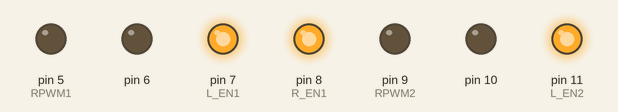
Bench run of a sketch on a simulated Arduino Uno, built with avr-gcc and run on an emulated ATmega328P. On the bench: output pins drawn as LEDs (lit = HIGH).

Above: at 0.1 s.
At 6.47 s:
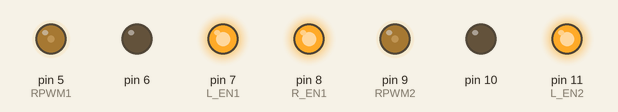
At 19.97 s:
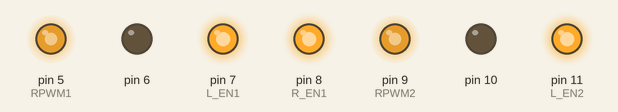
At 39.88 s:
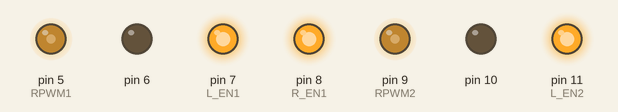
Timing chart, 0 to 40.0 s (numbered marks = the images above):
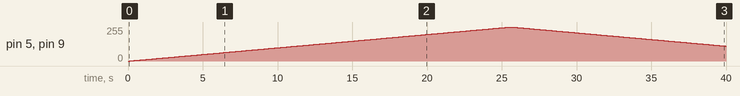

The sketch:

_64_BTS7960B_01.ino
```cpp
// (licence header left out)
int RPWM1 = 5;                       // Two board used here, 1
int LPWM1 = 6;
int L_EN1 = 7;
int R_EN1 = 8;

int RPWM2 = 9;                       // and 2
int LPWM2 = 10;
int L_EN2 = 11;
int R_EN2 = 12;

void setup() {

  for (int i = 5; i < 12; i++) {     // Configure pins 5,6,7,8,9,10,11 as Output
    pinMode(i, OUTPUT);
  }

  for (int i = 5; i < 12; i++) {     // Configure pins 5,6,7,8,9,10,11 as digital LOW signal
    digitalWrite(i, LOW);
  }
  delay(10);

  digitalWrite(R_EN1, HIGH);          // Enable all pins
  digitalWrite(L_EN1, HIGH);

  digitalWrite(R_EN2, HIGH);
  digitalWrite(L_EN2, HIGH);

}


void loop() {


  delay(10);

  for (int i = 0; i < 256; i++) {     // accelerates to maximum

    analogWrite(RPWM1, i);
    analogWrite(RPWM2, i);
    //  analogWrite(LPWM1,255-i);
    //  analogWrite(LPWM2,255-i);
    delay(100);
  }
  delay(10);

  for (int i = 255; i > 0; i--) {     //  slows to a stop

    analogWrite(RPWM1, i);
    analogWrite(RPWM2, i);
    // analogWrite(LPWM1,255-i);
    // analogWrite(LPWM2,255-i);
    delay(100);
  }
  delay(10);
}
```

Measured:
- by itself, pin 5 (RPWM1), pin 9 (RPWM2): rises from 0/255 to 255/255 in 25.4 s, then falls to 112/255 in 14.4 s
